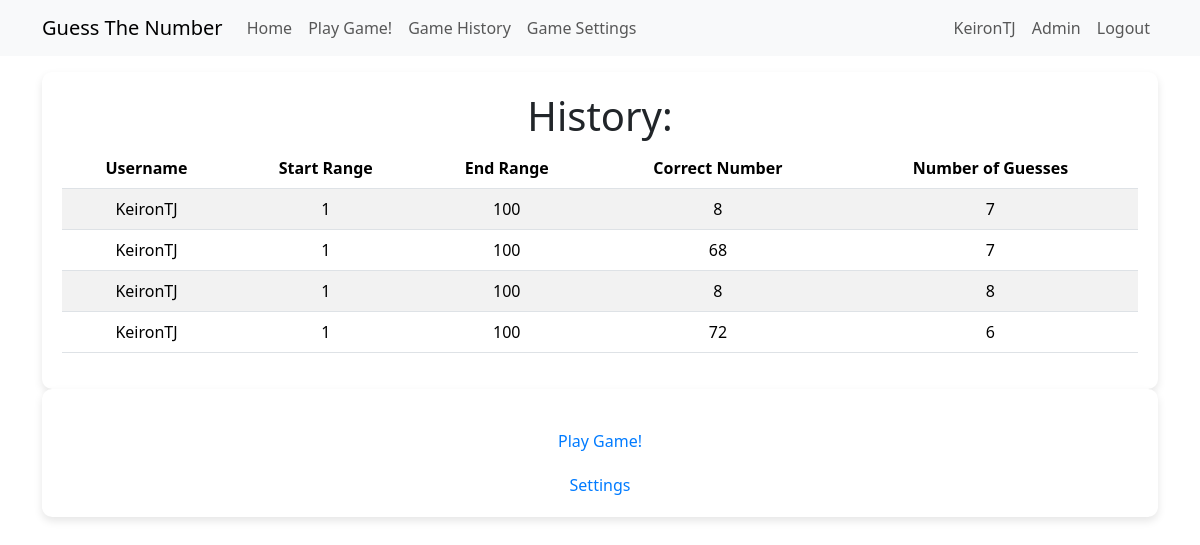
Page /guess_the_number_history (signed in) on the earlier database version.
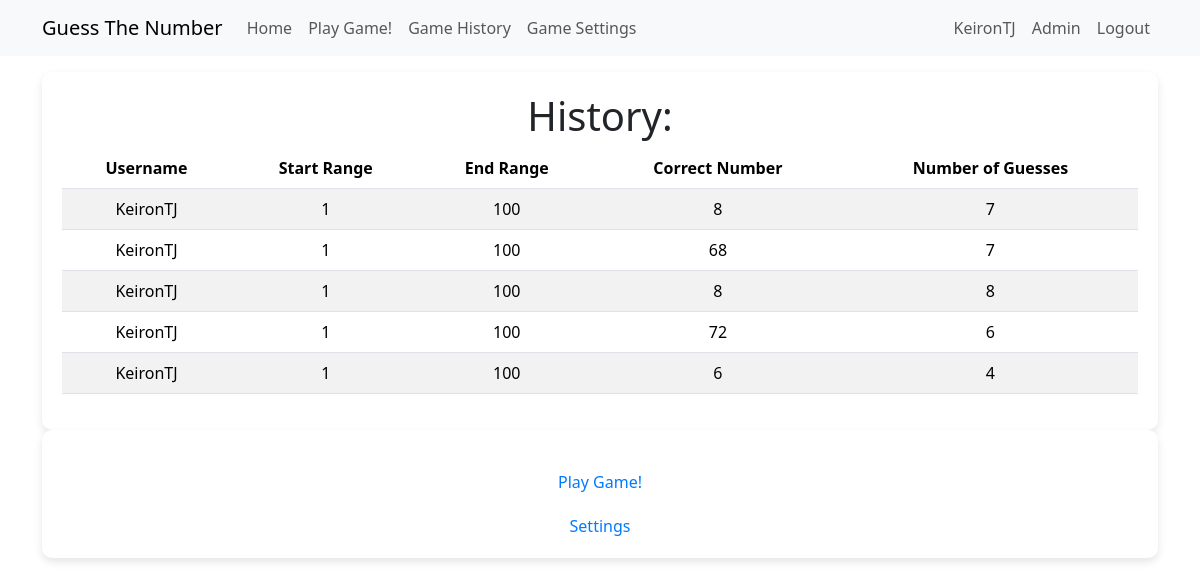
Same page on the later database version.
### app/models.py (models this page shows, shortened)
class GuessTheNumberHistory(db.Model):
    id = db.Column(Integer, primary_key=True)
    user_id = db.Column(Integer, db.ForeignKey('user.id'))
    start_range = db.Column(Integer)
    end_range = db.Column(Integer)
    correct_number = db.Column(Integer)
    number_of_guesses = db.Column(Integer)
    user = so.relationship('User', back_populates='guesses')

class User(UserMixin, db.Model):
    id = db.Column(Integer, primary_key=True)
    username = db.Column(String(64), index=True, unique=True)
    email = db.Column(String(120), index=True, unique=True)
    password_hash = db.Column(String(256))
    guesses = so.relationship('GuessTheNumberHistory', back_populates='user')
    guess_settings = so.relationship('GuessTheNumberSettings', back_populates='user')
    roles = so.relationship('Role', secondary='user_roles', back_populates='users')
    def is_admin(self):
        return 'admin' in [role.name for role in self.roles]

### app/game/routes.py (the view)
@bp.route('/guess_the_number_history')
@login_required
def guess_the_number_history():
    history = db.session.query(GuessTheNumberHistory).filter_by(user_id=current_user.id).all()
    return render_template('game/guess_the_number_history.html',
                           title='Guess the number history',
                           history=history)

### app/models.py (called while the page is built)
@login.user_loader
def load_user(id):
    return db.session.get(User, int(id))

### app/templates/game/guess_the_number_history.html
{% extends "main/base.html" %}
{% block content %}
<div class="customdiv">
    <h1>History:</h1>
    <table class="table table-striped">
        <thead>
            <tr>
                <th>Username</th>
                <th>Start Range</th>
                <th>End Range</th>
                <th>Correct Number</th>
                <th>Number of Guesses</th>
            </tr>
        </thead>
        <tbody>
            {% for game in history %}
                <tr>
                    <td>{{ game.user.username }}</td>
                    <td>{{ game.start_range }}</td>
                    <td>{{ game.end_range }}</td>
                    <td>{{ game.correct_number }}</td>
                    <td>{{ game.number_of_guesses }}</td>
                </tr>
            {% endfor %}
        </tbody>
    </table>
</div>
<div class="customdiv">
    <a class="customa" href="{{ url_for('game.guess_the_number') }}">Play Game!</a>
    <br>
    <a class="customa" href="{{ url_for('game.guess_the_number_settings') }}">Settings</a>
</div>
{% endblock %}

Differences in the rows shown:
added GuessTheNumberHistory: user.username "KeironTJ", start_range "1", end_range "100", correct_number "6", number_of_guesses "4"
